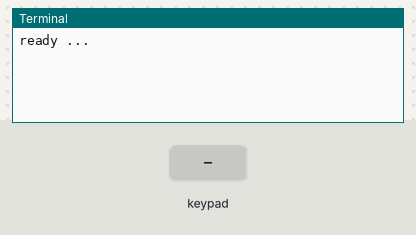
Simulated run of this program. Board: Raspberry Pi (BCM pin numbers). On the bench: the last lines printed to the terminal. The test bench sets the inputs (shaded band).

Above: at 1.2 s.
1.3 s: key '1' pressed
At 1.8 s:
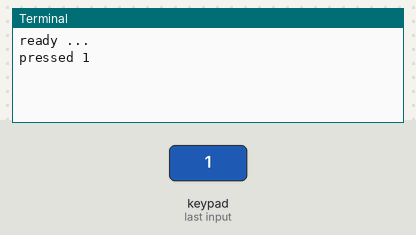
2.8 s: keypad keys 1 2 # pressed 0.4 s apart
At 4.3 s:
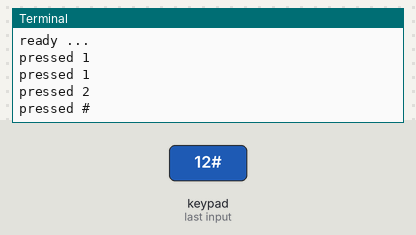
5.5 s: key '*' pressed
At 6.7 s:
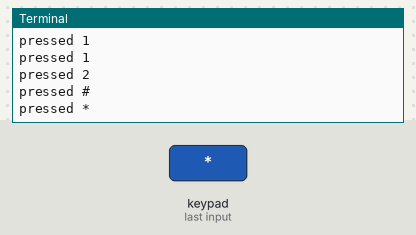
7.0 s: keypad keys 2 5 pressed 0.4 s apart
At 8.4 s:
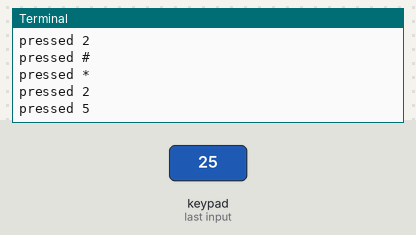
Timing chart, 0 to 10.0 s (numbered marks = the images above; inputs shaded):
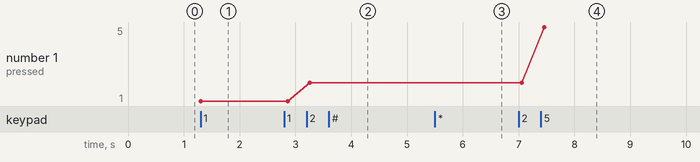

Measured:
- after the input at 1.3 s, the terminal: prints a new line at once (image 1)
- after the input at 2.8 s, the terminal: prints a new line after 0.46 s (image 2)
- after the input at 5.5 s, the terminal: prints a new line after 0.05 s (image 3)
- after the input at 7.0 s, the terminal: prints a new line after 0.06 s (image 4)
- plotted number 1: 1 → 2 after the input at 2.8 s, 2 → 5 after the input at 7.0 s

The program:

test.py
```python
from gpiozero import OutputDevice, InputDevice
import time

# setup row and column pins on rpi
ROW = [22, 27, 17, 4]
COL = [18, 15, 14]

# key values
KEYS = [["1", "2", "3"],
        ["4", "5", "6"],
        ["7", "8", "9"],
        ["*", "0", "#"]]

# set columns as output pins and set them to 1
OUT = []
for ci in COL:
  d = OutputDevice(ci, True, True)
  OUT.append(d)

# set rows as input pins with pull_up resistor
IN = []
for ri in ROW:
  d = InputDevice(ri, True)
  IN.append(d)

# pressed button when high from pull_up resistor, meets with low from looping through outputs
print("ready ...")
try:
  while True:
    for outI in range(len(OUT)):
      OUT[outI].off()
      for inI in range(len(IN)):
        # input is active when output=0 and input(pull_up)=1
        if IN[inI].is_active == True:
          print("pressed", KEYS[inI][outI])
          # do nothing while button is pressed
          while IN[inI].is_active == True:
            pass
      OUT[outI].on()
    # some timeout to avoid multipresses
    time.sleep(0.1)
except KeyboardInterrupt:
  print(" bye")
```
